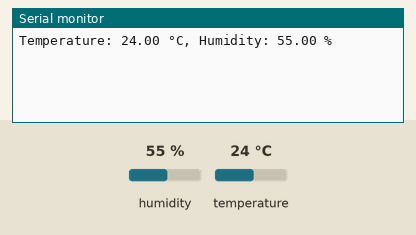
This sketch was run on a simulated ESP8266 (NodeMCU). Parts: the last lines printed to the serial monitor. The test bench sets the inputs (shaded band); at power-on: humidity 55 %, temperature 24 °C. WiFi joins after 1.5 s; servers stay silent unless stated.

Above: at 2.7 s.
2.8 s: humidity set to 22 %
At 4.1 s:
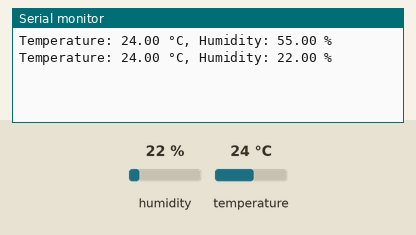
4.3 s: temperature set to 12 °C
At 5.7 s:
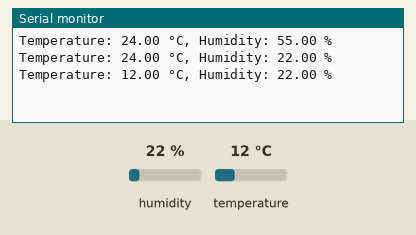
5.8 s: humidity set to 40 %
At 8.9 s:
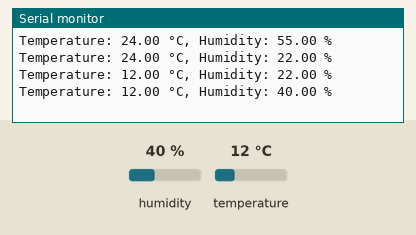
Timing chart, 0 to 10.4 s (numbered marks = the images above; inputs shaded):
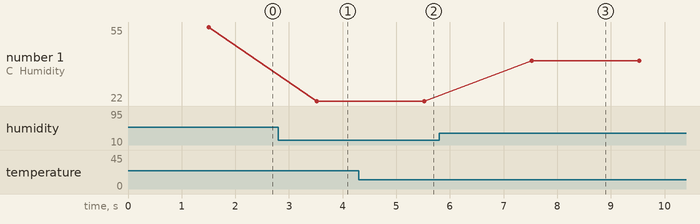

The sketch:

sketch_task_3C.ino
```cpp
#include "thingProperties.h"
#include <DHT.h>

#define DHTPIN 2       // DHT22 data pin connected to D2
#define DHTTYPE DHT22  // Define sensor type

DHT dht(DHTPIN, DHTTYPE);


void setup() {
    Serial.begin(115200);
    delay(1500);
    initProperties();
    ArduinoCloud.begin(ArduinoIoTPreferredConnection);
    dht.begin();
}

void loop() {
    ArduinoCloud.update();  // Update IoT cloud variables

    temperature = dht.readTemperature(); // Read temperature in Celsius
    humidity = dht.readHumidity();       // Read humidity

    if (isnan(temperature) || isnan(humidity)) {
        Serial.println("Failed to read from DHT sensor!");
        return;
    }

    Serial.print("Temperature: ");
    Serial.print(temperature);
    Serial.print(" °C, Humidity: ");
    Serial.print(humidity);
    Serial.println(" %");

    // Trigger alarm if temperature > 35°C or humidity > 80%
    if (temperature > 35 || humidity > 80) {
        alarmTriggered = true;
    } else {
        alarmTriggered = false;
    }

    delay(2000);  // Wait 2 seconds before next reading
}
```

arduino_secrets.h
```cpp
#define SECRET_SSID "Redmi 12C";
#define SECRET_OPTIONAL_PASS "kanwalpreet"
```

thingProperties.h
```cpp
#include <ArduinoIoTCloud.h>
#include <Arduino_ConnectionHandler.h>
#include "arduino_secrets.h"

const char SSID[]     = SECRET_SSID;
const char PASS[]     = SECRET_OPTIONAL_PASS;

// Define your Cloud variables here
float temperature;
float humidity;
bool alarmTriggered = false;

void initProperties() {
  ArduinoCloud.addProperty(temperature, READ, ON_CHANGE);
  ArduinoCloud.addProperty(humidity, READ, ON_CHANGE);
  ArduinoCloud.addProperty(alarmTriggered, READWRITE, ON_CHANGE);
}
WiFiConnectionHandler ArduinoIoTPreferredConnection(SSID, PASS);
```

Measured:
- after the input at 2.8 s, the serial monitor: prints a new line after 0.71 s (image 1)
- after the input at 4.3 s, the serial monitor: prints a new line after 1.2 s (image 2)
- after the input at 5.8 s, the serial monitor: prints a new line after 1.7 s (image 3)
- plotted number 1: 55 → 22 after the input at 2.8 s, 22 → 40 after the input at 5.8 s
